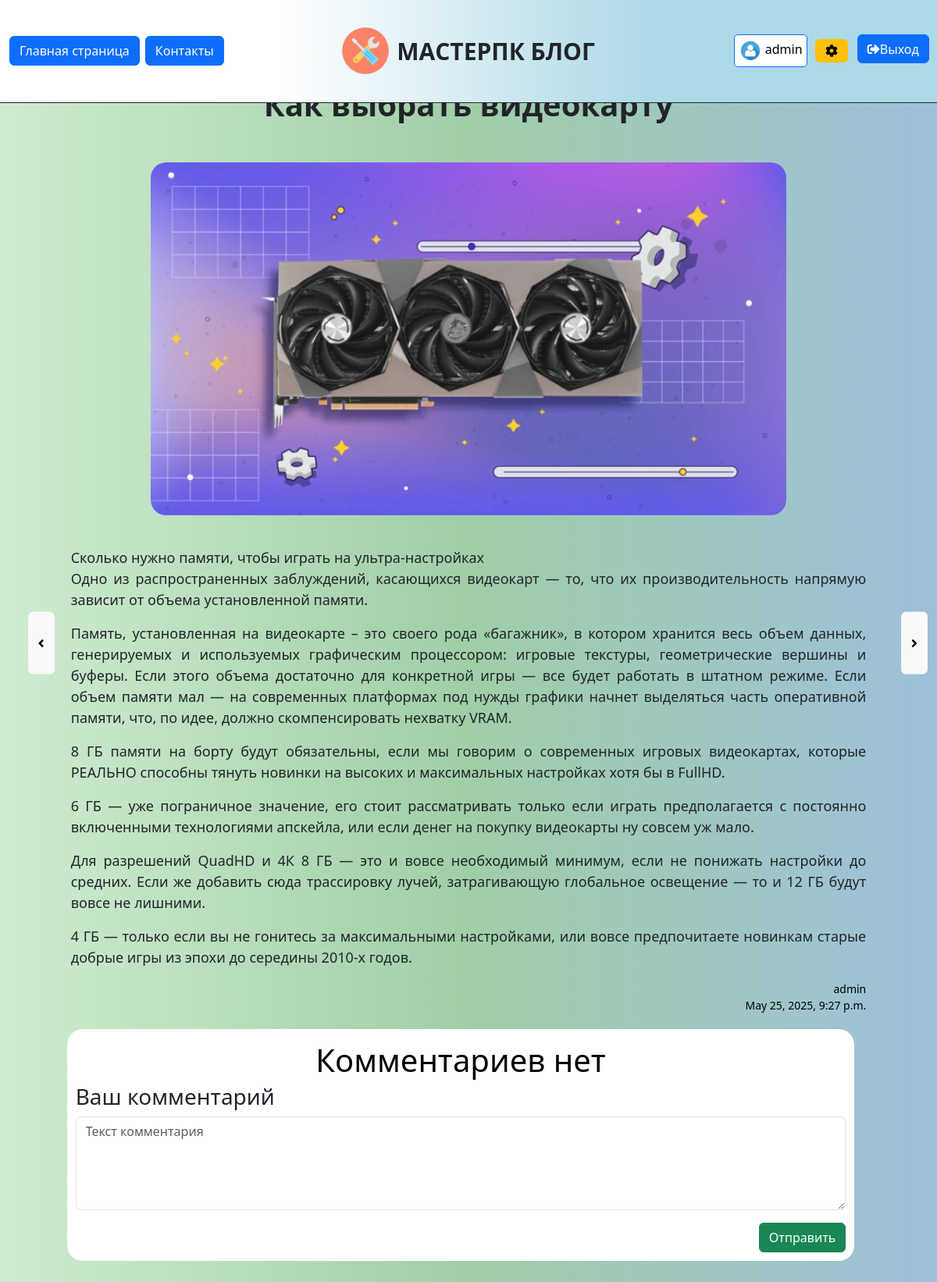
The app's page /detail/8/ (signed in) with its own data.
### blog/models.py (models this page shows, shortened)
class BlogPost(models.Model):
    title = models.CharField(max_length=200, verbose_name="Заголовок")
    content = models.TextField(verbose_name="Содержание")
    date_published = models.DateTimeField(default=timezone.now ,verbose_name="Дата публикации")
    image = models.ImageField(upload_to="images/", verbose_name="Изображение")
    author = models.ForeignKey(User, on_delete=models.CASCADE, verbose_name="Автор", null=True, blank=True)
    class Meta:
        verbose_name = "Блог"
        verbose_name_plural = "Блоги"

### blog/views.py (the view)
# urls.py: path("detail/<int:pk>/", views.blog_detail, name = "blog_detail"),
def blog_detail(request, pk):
    try:
        blog = BlogPost.objects.get(pk=pk)
    except BlogPost.DoesNotExist:
        return render(request, 'blog/blog_detail.html', {"exception": "Такого блога не существует"})
    blogs = BlogPost.objects.all()
    title = blog.title
    count = str(request.GET.get("post"))
    comments = Comment.objects.filter(blog=blog).order_by("date_published")
    if count == "prev":
        if blog.id == blogs.first().id:
            return redirect("blog:blog_detail", pk=blogs.last().id)
        prev_blog = blogs.filter(id__lt=blog.id).last()
        return redirect("blog:blog_detail", pk=prev_blog.id)
    if count == "next":
        if blog.id == blogs.last().id:
            return redirect("blog:blog_detail", pk=blogs.first().id)
        next_blog = blogs.filter(id__gt=blog.id).first()
        return redirect("blog:blog_detail", pk=next_blog.id)
    centext = {
        "blog": blog,
        "title": title,
        "comments": comments
    }
    if request.method == "POST":
        form = CommentModelForm(request.POST)
        if form.is_valid():
            new_comment = form.save(commit=False)
            new_comment.author =request.user
            new_comment.date_published = datetime.now()
            new_comment.blog = blog
            new_comment.save()
            return redirect("blog:blog_detail", pk=pk)
    else:
        form = CommentModelForm()
    centext["form"] = form
    return render(request, 'blog/blog_detail.html', centext)

### blog/forms.py
class CommentModelForm(ModelForm):
    class Meta:
        model = Comment
        fields = ["text"]
    def __init__(self, *args, **kwargs):
        super(CommentModelForm, self).__init__(*args, **kwargs)
        self.fields["text"].help_text = ""
        self.fields["text"].label = ""
        self.fields["text"].widget = forms.Textarea(
            attrs={
                "placeholder": "Текст комментария",
                "rows": 1,
                "class": "form-control",
            }
        )

### blog/templates/blog/blog_detail.html (shortened to what this page needs)
 {% extends 'blog/layout.html' %}
 {% load static %}
 {% block static %}
 <link  rel="stylesheet" href="{% static 'blog/css/blog_detail.css' %}">
 {% endblock %}
 {% block content %}
      {% if not exception %}
      <div class="blog_detail">
          <a class="arrow btn btn-light" href="{% url 'blog:blog_detail' pk=blog.id %}?post=prev">
              <i class="fa fa-angle-left"></i>
          </a>
          <div class="news">
              <div class="content">
                   <h3 class="blog_title">{{ blog.title }}</h3>
                  <img src="{{blog.image.url}}">
                  <div class="blog_text"><a>{{ blog.content|linebreaks }}</a></div>
                  <div class="blog_info">
                       <a>{{blog.author}}</a>
                       <a>{{blog.date_published}}</a>
                  </div>
              </div>
              <div class="comments">
                  {% if comments %}
                    {% for comment in comments %}
                        <div class="comment">
                            <a class = "comment_author">
                                <img src="{% static 'blog/img/user2.png' %}" style="width: 40px; margin: 10px">
                                {{comment.author}}
                            </a>
                            <a class="comment_text">
                                {{comment.text}}
                            </a>
                            <a class = "comment_date" style="align-self: flex-end">
                                {{comment.date_published}}
                            </a>
                         </div>
                    {% endfor %}
                  {% else %}
                    <a class="no_comments">Комментариев нет</a>
                  {% endif %}
                   {% if user.is_authenticated%}
                        <div class="com_form">
                            <h3>Ваш комментарий</h3>
                            <form method="POST">
                                {{ form.as_p }}
                                <button type="submit" class="btn btn-success btn-send">
                                    Отправить
                                </button>
                            </form>
                        </div>
                  {% else %}
                        <h3>Авторизуйтесь, чтобы оставлять комментарии</h3>
                  {% endif %}
             </div>
          </div>
          <a class="arrow btn btn-light" href="{% url 'blog:blog_detail' pk=blog.id %}?post=next">
              <i class="fa fa-angle-right"></i>
          </a>
      </div>
      {% else %}
        <div class="error">
            <a>{{exception}}</a>
            <a href="{% url 'blog:index' %}">Вернуться к списку</a>
        </div>
      {%endif %}
{% endblock %}

### blog/templates/blog/layout.html (shortened to what this page needs)
{% load static %}
<html lang="en">
<head>
    <link rel="stylesheet" href="https://cdn.jsdelivr.net/npm/bootstrap@5.3.6/dist/css/bootstrap.min.css">
    <link rel="stylesheet" href="https://use.fontawesome.com/releases/v5.8.2/css/all.css">
    <link rel="stylesheet" href="{% static 'blog/css/layout.css' %}">
    {% block static %}
    {% endblock %}
</head>
<body>
    <div class="header">
        <div class="left_side">
            <a  class = "btn btn-primary main" href="{% url 'blog:index' %}">Главная страница</a>
            <a  class = "btn btn-primary contacts" href="{% url 'blog:contacts'%}">Контакты</a>
        </div>
        <div class="middle">
            <img class="logo" src="{% static 'blog/img/лого3.webp' %}"><div class="title"> МАСТЕРПК БЛОГ</div>
        </div>
         <div class="right_side">
             {% if user.is_authenticated %}
                <a class = "profile btn btn-primary" href ="{% url 'users:profile' %}" > <img src="{% static 'blog/img/person.png' %}" alt=""> {{ user.username }}</a>
                {% if user.is_superuser %}
                    <a class="btn btn-warning" href="{% url 'admin:index' %}" style="margin-right: 10px"><i class = "fa fa-cog"></i></a>
                {% endif %}
                 <form class="log_out_form" action="{% url 'users:logout' %}" method="POST">
                     <button type="submit" class="btn btn-primary btn-exit"><i class="fa fa-sign-out-alt"></i>Выход</button>
                 </form>
             {% else %}
                <a class="btn btn-success" href ="{% url 'users:login' %}">Вход</a>
                <a class="btn btn-primary" href="{% url 'users:register' %}">Регистрация</a>
             {% endif %}
        </div>
    </div>
    <div style="height: 6%"></div>
    {% block content %}
    {% endblock %}
</body>
</html>

### static/blog/css/layout.css (style rules this page uses)
.header { position: fixed; width: 100%; border-bottom: 1px solid; z-index: 1; height: 8%; display: flex; background: #16cc4a; }
.left_side, .right_side, .middle { padding: 5px; display: flex; align-items: center; }
.left_side { width: 30%; background: white; }
.middle { width: 40%; justify-content: center; background: linear-gradient(-90deg, lightblue, white) }
.right_side { width: 30%; justify-content: flex-end; background: lightblue; }
.btn { margin-left: 2%; }
.log_out_form { margin-right: 2%; }
body { margin: 0; padding: 0; background: linear-gradient(90deg, #cfecd0, #a0cea7, #9ec0db); }
.logo { width: 60; }
.title { font-weight: bold; font-size: 30px; margin-left: 10px; }
.btn-exit { margin-top: 11px; display: flex; height: 37px; align-items: center; }
.profile img { width: 30px; }
.profile { color: black; background:white; padding: 5px; border-radius: 5px; text-decoration: none; margin-right: 1%; }

### static/blog/css/blog_detail.css (style rules this page uses)
.blog_detail { display: flex; padding: 1%; flex-direction: row; }
.content img { width: 80%; border-radius: 20px; margin-bottom: 2%; }
.content { width: 100%; display: flex; font-size: 25; flex-direction: column; align-items: center; padding: 0 2% 0 2%; align-self: flex-start; top: 8%; }
.blog_info { width: 100%; display: flex; flex-direction: column; align-items: flex-end; font-size: 14px; color: #000; font-weight: 100; }
.comments { display: flex; padding: 1%; flex-direction: column; width: 95%; align-items: center; margin: 20px 20px 20px 0; background: white; border-radius: 20px; }
.no_comments { color: black; font-size: 40px; }
.no_comments { text-decoration: none; }
.arrow { height: 10vh; display: flex; align-items: center; justify-content: center; position: sticky; top: 50%; transform: translate(0, -50%); }
.blog_title { margin: 50px 0 50px 0; font-size: 40px; font-weight: 800; text-align: justify; }
.blog_text { margin-top: 20px; font-size: 18px; font-weight: 400; text-align: justify; }
.news { display: flex; flex-direction: column; justify-content: center; align-items: center; }
.com_form { width: 100%; }
.form-control { height: 120px; }
.btn-send { float: right; }

### records on screen
BlogPost: title "Как выбрать видеокарту", image (picture), content "Сколько нужно памяти, чтобы играть на ультра-настройках Одно из распространенных заблуждений, касающихся видеокарт — то, что их производительность напрямую зависит от объема установленной памяти. Память, установленная на видеокарте – это своего рода «багажник», в котором хранится весь объем данных, генерируемых и используемых графическим процессором: игровые текстуры, геометрические вершины и буферы. Если этого объема достаточно для конкретной игры — все будет работать в штатном режиме. Если объем памяти мал — на современных платформах под нужды графики начнет выделяться часть оперативной памяти, что, по идее, должно скомпенсировать нехватку VRAM. 8 ГБ памяти на борту будут обязательны,…", author "admin", date_published "May 25, 2025, 9:27 p.m."

### other values on screen
{{ user.username }} "admin"
